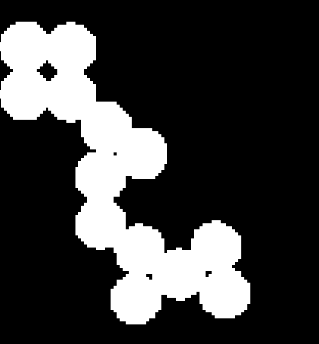
#> input picture 2-ConceptosBasicosDeImagenes/Imagenes/circles.png, 319 x 344 px, found by its file name
$ jupyter execute 3_FiltrosMorfologicos.ipynb
#> lines starting #> are read from the running program, lines starting #| are printed output that depends on the picture; after the words box and inside, x2 and y2 are one past the last pixel; in counts of white or black regions, pixels touching at a corner belong together
<a href="https://colab.research.google.com/github/UN-GCPDS/Procesamiento-Digital-De-Imagenes/blob/main/2-ConceptosBasicosDeImagenes/3_FiltrosMorfologicos.ipynb" target="_parent"></a>

# <center> Filtros Morfológicos </center>

Los filtros morfológicos consisten en la identificación y extracción de información relevante de la imagen, basados en propiedades de forma y tamaño. Estos filtros pueden aplicarse a diferentes tipos de imágenes pero están enfocadas primeramente a imágenes binarias.

## Imagen Binaria

Una imagen binaria es aquella que solo se compone de dos únicos valores, ceros y unos. Donde los ceros los entendemos como fondo (background) y los unos como el o los objetos de interés (foreground). Los objetos están definidos por el grupo de pixeles que están **conectados**.

Las imágenes binarias no tienen información de textura, por ende las únicas propiedades que tienen son el tamaño, la forma y la ubicación.

<center>
<figure>

<figcaption><a href="https://code.org/curriculum/course4/17/Teacher">Imágenes Binarias</a></figcaption>
</figure>
</center>

## Conectividad

La conectividad es la forma en que definimos los píxeles que pertenecen a un objeto en particular. Hay dos conectividades relevantes; la conectividad de cuatro y la de ocho.

<center>
<figure>

<figcaption><a href="https://sites.ualberta.ca/~ccwj/teaching/image/morph/">Conectividades</a></figcaption>
</figure>
</center>

<center>
<figure>

<figcaption><a href="http://what-when-how.com/introduction-to-video-and-image-processing/blob-analysis-introduction-to-video-and-image-processing-part-1/">Ejemplo Definición de Objectos por cada Conenctividad</a></figcaption>
</figure>
</center>

BLOB (Binary Large OBject)

## Operaciones Morfólogicas

En el contexto de imágenes binarias, podemos reducir las operaciones morfológicas como la tareas de determinar que píxeles se convierten en ceros o unos. Las principales operaciones morfológicas son: dilatación, erosion, abertura y cierre.

<center>
<figure>

<figcaption><a href="https://www.researchgate.net/figure/Mathematical-morphology-where-opening-is-the-combination-of-dilation-followed-by-erosion_fig2_233818899">Operaciones Morfológicas</a></figcaption>
</figure>
</center>


Una parte importante de las operaciones morfologícas son los elementos estructurantes. Estos son pequeñas formas o plantillas usadas para definir los píxeles que serán tomados en cuenta para definir el valor de un píxel de interés. Generalmente se diseñan con conocimiento previo acerca de la geometría relevante presente en la imagen. Estos elementos estructurantes están compuestos igualmente con ceros y unos en forma de array rectangular. Cada elemento estructurante tiene un píxel central que define el píxel de interés.

<center>
<figure>

<figcaption><a href=""> Elementos Estructurantes</a></figcaption>
</figure>
</center>


### Operaciones de Conjuntos

<center>
<figure>

<figcaption><a href=""> Operaciones de Conjuntos</a></figcaption>
</figure>
</center>

<center>
<figure>

<figcaption><a href=""> Reflexion y Translación</a></figcaption>
</figure>
</center>

### Erosión

$$
    A \ominus B = \{z|(B)_z  \subseteq A\}
$$

Los píxeles que tienen por valor uno (foreground) permenecen en uno solo si los unos del elemento estructurante estan todos contenidos en el foreground.

<center>
<figure>

<figcaption><a href="">Erosión</a></figcaption>
</figure>
</center>

### Dilatación

$$
    A \oplus B = \{ z | [(\hat{B})_z \cap A]  \subseteq A \}
$$

Un píxel de fondo (background) permanece como fondo solo si todos los unos del elemento estructurante estan contenidos en el background.

<center>
<figure>

<figcaption><a href="">Dilatación</a></figcaption>
</figure>
</center>

### Apertura

Apertura es el nombre de la operación morfológica de erosión seguida de dilatación con el mismo elemento estructurante. El resultado general es la remoción de objetos aislados.

$$
    A \circ B = (A \ominus B) \oplus B
$$

<center>
<figure>

<figcaption><a href="https://canvas.colorado.edu/courses/61439/pages/morphological-opening-and-closing">Apertura</a></figcaption>
</figure>
</center>

### Cierre

Cierre es el uso de primero la dilatación y luego la erosión. El cierre remueve pequeños agujeros en el foreground.

$$
 A \bullet B = (A \oplus B) \ominus B
$$

<center>
<figure>

<figcaption><a href="https://canvas.colorado.edu/courses/61439/pages/morphological-opening-and-closing">Cierre</a></figcaption>
</figure>
</center>

### Ejemplo Visual Operaciones Morfólogicas Básicas

<center>
<figure>

<figcaption><a href="">Ejemplo Operaciones Morfólogicas</a></figcaption>
</figure>
</center>

## Aplicaciones

### Remoción de Pequeñas estructuras

Usamos apertura para eliminar pequeñas estructuras

$$
    A \circ B = (A \ominus B) \oplus B
$$

[cell 1]
import matplotlib.pyplot as plt
import cv2
import numpy as np

[cell 2]
img = (cv2.imread('./circles.png')[...,0] > 0)*255
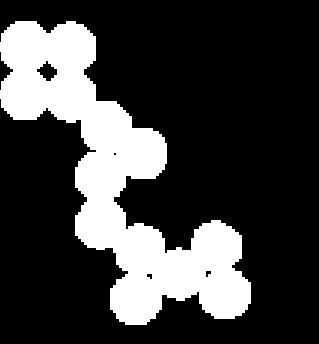
#> img: shape (344, 319) int64; 24.3% white; 1 white region, box (x1, y1, x2, y2) and area: (0, 21, 251, 325) 26706
img = img.astype(np.uint8)

[cell 3]
img_noise = img + np.random.randint(2,size=(img.shape[0],img.shape[1]),dtype=np.uint8)*255
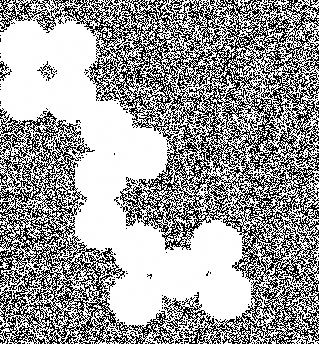
#> img_noise: shape (344, 319); min 0, max 255, mean 158.8

kernel = np.ones((5,5),np.uint8)

img_noise_removed = cv2.dilate(cv2.erode(img_noise,kernel),kernel)
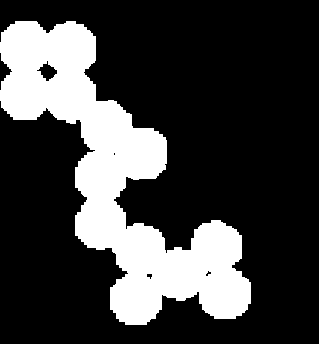
#> img_noise_removed: shape (344, 319); values 0 (black) and 254 (white), 24.6% white; 1 white region, box (x1, y1, x2, y2) and area: (0, 21, 251, 325) 26961

plt.figure(figsize=(10,5))

plt.subplot(1,2,1)
plt.imshow(img_noise,cmap='gray')

plt.subplot(1,2,2)
plt.imshow(img_noise_removed,cmap='gray')
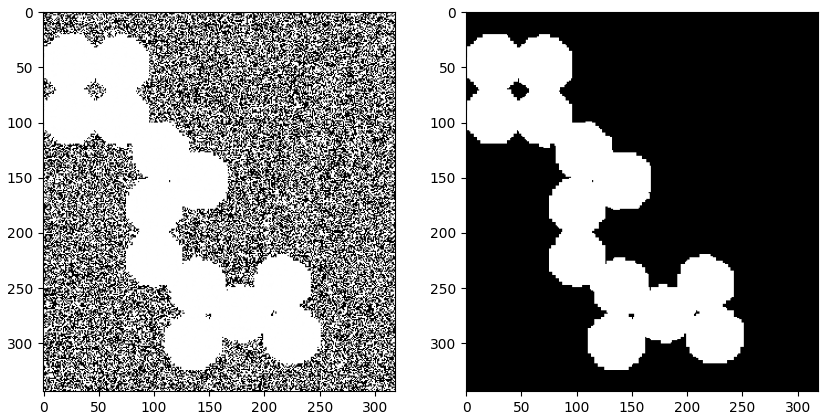
#> figure drawn by matplotlib, 2 panels

Usamos cierre para eliminar huecos

$$
 A \bullet B = (A \oplus B) \ominus B
$$

[cell 4]
img_hole = img - np.random.randint(2,size=(img.shape[0],img.shape[1]),dtype=np.uint8)*255
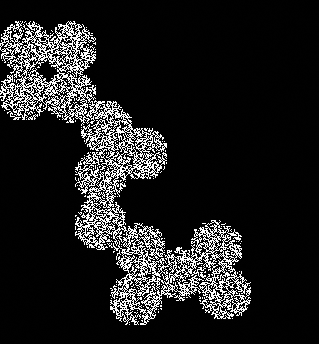
#> img_hole: shape (344, 319); min 0, max 255, mean 31.5


img_hole_removed = cv2.erode(cv2.dilate(img_hole,kernel),kernel)
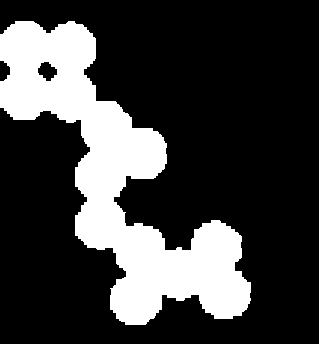
#> img_hole_removed: shape (344, 319); values 1 (black) and 255 (white), 24.2% white; 1 white region, box (x1, y1, x2, y2) and area: (0, 21, 251, 325) 26602

plt.figure(figsize=(10,5))

plt.subplot(1,2,1)
plt.imshow(img_hole,cmap='gray')

plt.subplot(1,2,2)
plt.imshow(img_hole_removed,cmap='gray')

### Extracción de Bordes

$$
 A_b = A - A \ominus B
$$

[cell 5]
import cv2
import matplotlib.pyplot as plt
import numpy as np


img = cv2.imread('./circles.png')
#> img is the input picture: shape (344, 319, 3); min 0, max 255, mean 60.8
img = img[...,0]
#> img: shape (344, 319)


kernel = np.ones((3,3),np.uint8)

erode_image = cv2.erode(img,kernel)
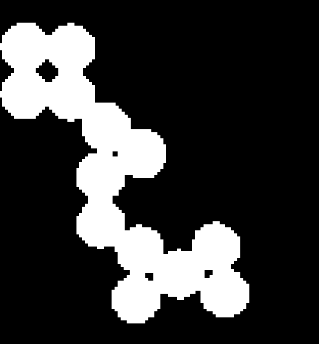
#> erode_image: shape (344, 319); min 0, max 255, mean 56.7


plt.figure(figsize=(10,5))

plt.subplot(1,2,1)
plt.imshow(img,cmap='gray')

plt.subplot(1,2,2)
plt.imshow(img-erode_image,cmap='gray')
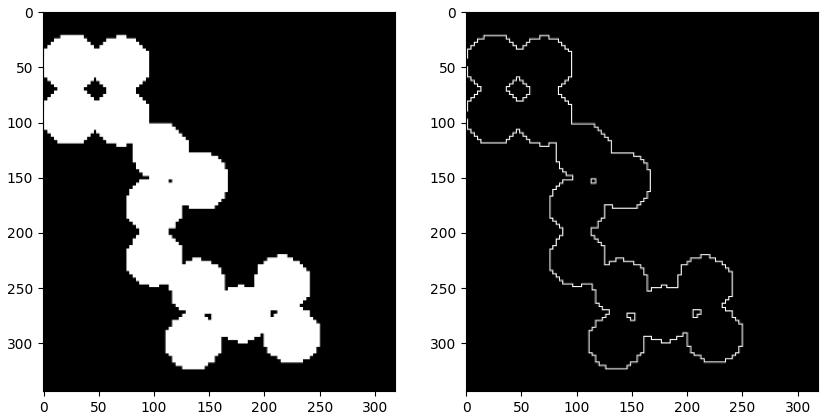
#> figure drawn by matplotlib, 2 panels
